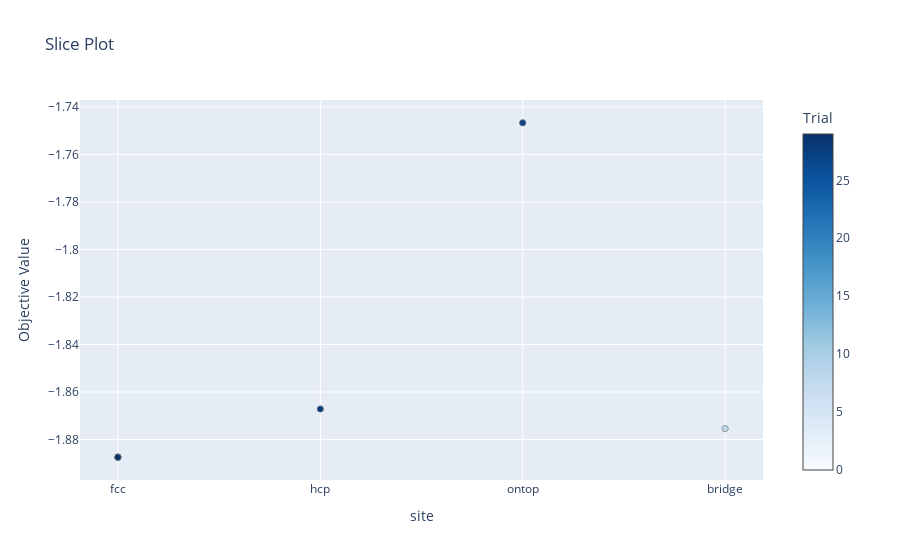

Write notebook code for a chart like this one.
### Markdown cell above
In this execution, since there are only four possible adsorption sites to search for, it can be seen that the fcc structure is found in the first trial.

### Code cell
optuna.visualization.plot_slice(study)

### Figure 1 — Plotly figure (JSON) as saved in the notebook; plotly's stock layout.template omitted (floating-point values rounded to 4 significant figures)
{"data": [{"marker": {"color": [0, 1, 2, 3, 4, 5, 6, 7, 8, 9, 10, 11, 12, 13, 14, 15, 16, 17, 18, 19, 20, 21, 22, 23, 24, 25, 26, 27, 28, 29], "colorbar": {"title": {"text": "Trial"}, "x": 1, "xpad": 40, "y": 0.5}, "colorscale": [[0, "rgb(247,251,255)"], [0.125, "rgb(222,235,247)"], [0.25, "rgb(198,219,239)"], [0.375, "rgb(158,202,225)"], [0.5, "rgb(107,174,214)"], [0.625, "rgb(66,146,198)"], [0.75, "rgb(33,113,181)"], [0.875, "rgb(8,81,156)"], [1, "rgb(8,48,107)"]], "line": {"color": "Grey", "width": 0.5}}, "mode": "markers", "showlegend": false, "type": "scatter", "x": ["fcc", "hcp", "ontop", "bridge", "bridge", "bridge", "hcp", "fcc", "bridge", "fcc", "fcc", "fcc", "fcc", "fcc", "ontop", "fcc", "fcc", "fcc", "hcp", "ontop", "fcc", "fcc", "fcc", "fcc", "fcc", "fcc", "fcc", "ontop", "hcp", "fcc"], "y": [-1.887, -1.867, -1.747, -1.875, -1.875, -1.875, -1.867, -1.887, -1.875, -1.887, -1.887, -1.887, -1.887, -1.887, -1.747, -1.887, -1.887, -1.887, -1.867, -1.747, -1.887, -1.887, -1.887, -1.887, -1.887, -1.887, -1.887, -1.747, -1.867, -1.887]}], "layout": {"autosize": true, "title": {"text": "Slice Plot"}, "xaxis": {"autorange": true, "range": [-0.18, 3.18], "title": {"text": "site"}, "type": "category"}, "yaxis": {"autorange": true, "range": [-1.899, -1.735], "title": {"text": "Objective Value"}, "type": "linear"}}}
